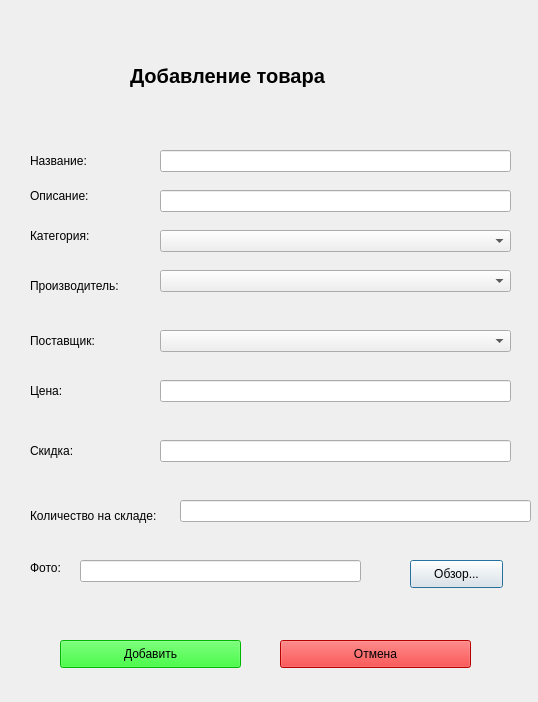
<?xml version="1.0" encoding="UTF-8"?>
<ui version="4.0">
 <class>Dialog</class>
 <widget class="QDialog" name="Dialog">
  <property name="geometry">
   <rect>
    <x>0</x>
    <y>0</y>
    <width>538</width>
    <height>702</height>
   </rect>
  </property>
  <property name="windowTitle">
   <string>Добавление товара</string>
  </property>
  <widget class="QLabel" name="label">
   <property name="geometry">
    <rect>
     <x>130</x>
     <y>40</y>
     <width>301</width>
     <height>71</height>
    </rect>
   </property>
   <property name="font">
    <font>
     <pointsize>15</pointsize>
     <weight>75</weight>
     <bold>true</bold>
    </font>
   </property>
   <property name="text">
    <string>Добавление товара</string>
   </property>
  </widget>
  <widget class="QLabel" name="label_2">
   <property name="geometry">
    <rect>
     <x>30</x>
     <y>150</y>
     <width>91</width>
     <height>21</height>
    </rect>
   </property>
   <property name="text">
    <string>Название:</string>
   </property>
  </widget>
  <widget class="QLabel" name="label_3">
   <property name="geometry">
    <rect>
     <x>30</x>
     <y>180</y>
     <width>71</width>
     <height>31</height>
    </rect>
   </property>
   <property name="text">
    <string>Описание:</string>
   </property>
  </widget>
  <widget class="QLabel" name="label_4">
   <property name="geometry">
    <rect>
     <x>30</x>
     <y>220</y>
     <width>71</width>
     <height>31</height>
    </rect>
   </property>
   <property name="text">
    <string>Категория:</string>
   </property>
  </widget>
  <widget class="QLabel" name="label_5">
   <property name="geometry">
    <rect>
     <x>30</x>
     <y>270</y>
     <width>101</width>
     <height>31</height>
    </rect>
   </property>
   <property name="text">
    <string>Производитель:</string>
   </property>
  </widget>
  <widget class="QLabel" name="label_6">
   <property name="geometry">
    <rect>
     <x>30</x>
     <y>320</y>
     <width>91</width>
     <height>41</height>
    </rect>
   </property>
   <property name="text">
    <string>Поставщик:</string>
   </property>
  </widget>
  <widget class="QLabel" name="label_7">
   <property name="geometry">
    <rect>
     <x>30</x>
     <y>370</y>
     <width>81</width>
     <height>41</height>
    </rect>
   </property>
   <property name="text">
    <string>Цена:</string>
   </property>
  </widget>
  <widget class="QLabel" name="label_8">
   <property name="geometry">
    <rect>
     <x>30</x>
     <y>430</y>
     <width>81</width>
     <height>41</height>
    </rect>
   </property>
   <property name="text">
    <string>Скидка:</string>
   </property>
  </widget>
  <widget class="QLabel" name="label_9">
   <property name="geometry">
    <rect>
     <x>30</x>
     <y>500</y>
     <width>141</width>
     <height>31</height>
    </rect>
   </property>
   <property name="text">
    <string>Количество на складе:</string>
   </property>
  </widget>
  <widget class="QLabel" name="label_10">
   <property name="geometry">
    <rect>
     <x>30</x>
     <y>560</y>
     <width>55</width>
     <height>16</height>
    </rect>
   </property>
   <property name="text">
    <string>Фото:</string>
   </property>
  </widget>
  <widget class="QLineEdit" name="lineEdit">
   <property name="geometry">
    <rect>
     <x>160</x>
     <y>150</y>
     <width>351</width>
     <height>22</height>
    </rect>
   </property>
  </widget>
  <widget class="QLineEdit" name="lineEdit_2">
   <property name="geometry">
    <rect>
     <x>160</x>
     <y>190</y>
     <width>351</width>
     <height>22</height>
    </rect>
   </property>
  </widget>
  <widget class="QLineEdit" name="lineEdit_3">
   <property name="geometry">
    <rect>
     <x>160</x>
     <y>380</y>
     <width>351</width>
     <height>22</height>
    </rect>
   </property>
  </widget>
  <widget class="QLineEdit" name="lineEdit_4">
   <property name="geometry">
    <rect>
     <x>160</x>
     <y>440</y>
     <width>351</width>
     <height>22</height>
    </rect>
   </property>
  </widget>
  <widget class="QLineEdit" name="lineEdit_5">
   <property name="geometry">
    <rect>
     <x>180</x>
     <y>500</y>
     <width>351</width>
     <height>22</height>
    </rect>
   </property>
  </widget>
  <widget class="QLineEdit" name="lineEdit_6">
   <property name="geometry">
    <rect>
     <x>80</x>
     <y>560</y>
     <width>281</width>
     <height>22</height>
    </rect>
   </property>
  </widget>
  <widget class="QComboBox" name="comboBox">
   <property name="geometry">
    <rect>
     <x>160</x>
     <y>230</y>
     <width>351</width>
     <height>22</height>
    </rect>
   </property>
  </widget>
  <widget class="QComboBox" name="comboBox_2">
   <property name="geometry">
    <rect>
     <x>160</x>
     <y>270</y>
     <width>351</width>
     <height>22</height>
    </rect>
   </property>
  </widget>
  <widget class="QComboBox" name="comboBox_3">
   <property name="geometry">
    <rect>
     <x>160</x>
     <y>330</y>
     <width>351</width>
     <height>22</height>
    </rect>
   </property>
  </widget>
  <widget class="QPushButton" name="pushButton">
   <property name="geometry">
    <rect>
     <x>410</x>
     <y>560</y>
     <width>93</width>
     <height>28</height>
    </rect>
   </property>
   <property name="text">
    <string>Обзор...</string>
   </property>
  </widget>
  <widget class="QPushButton" name="pushButton_2">
   <property name="geometry">
    <rect>
     <x>60</x>
     <y>640</y>
     <width>181</width>
     <height>28</height>
    </rect>
   </property>
   <property name="styleSheet">
    <string notr="true">background-color:rgb(0, 255, 0)</string>
   </property>
   <property name="text">
    <string>Добавить</string>
   </property>
  </widget>
  <widget class="QPushButton" name="pushButton_3">
   <property name="geometry">
    <rect>
     <x>280</x>
     <y>640</y>
     <width>191</width>
     <height>28</height>
    </rect>
   </property>
   <property name="styleSheet">
    <string notr="true">background-color:rgb(255, 0, 0)</string>
   </property>
   <property name="text">
    <string>Отмена</string>
   </property>
  </widget>
 </widget>
 <resources/>
 <connections/>
</ui>
